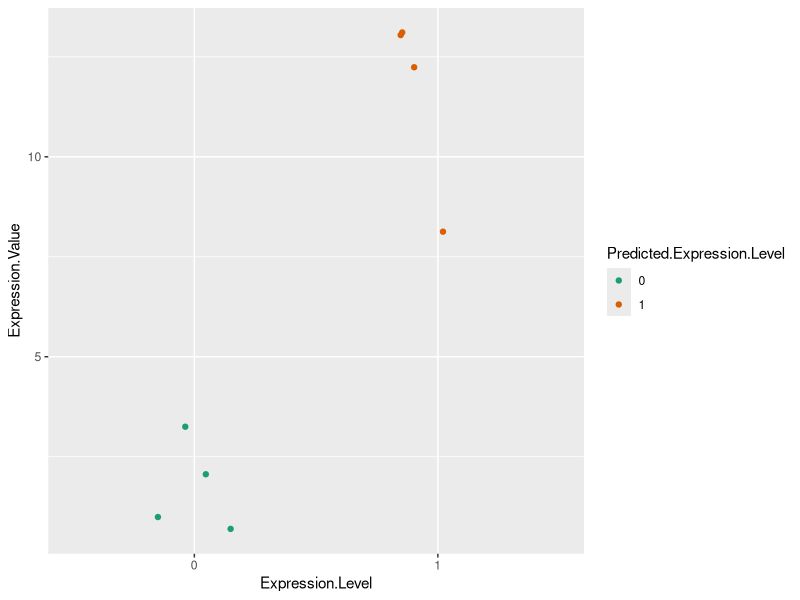

The R script that drew this image:
# Visualize Tractus Results
library(ggplot2)
TractusResults <- read.table(file = 'output_file_experiment.tsv', sep = '\t', header = TRUE)
TractusResults$Expression.Level <- as.factor(TractusResults$Expression.Level)
TractusResults$Predicted.Expression.Level <- as.factor(TractusResults$Predicted.Expression.Level)
p <- ggplot(TractusResults, aes(x=Expression.Level, y=Expression.Value, color=Predicted.Expression.Level)) + 
    geom_jitter(position=position_jitter(0.2))
p + scale_color_brewer(palette="Dark2")



